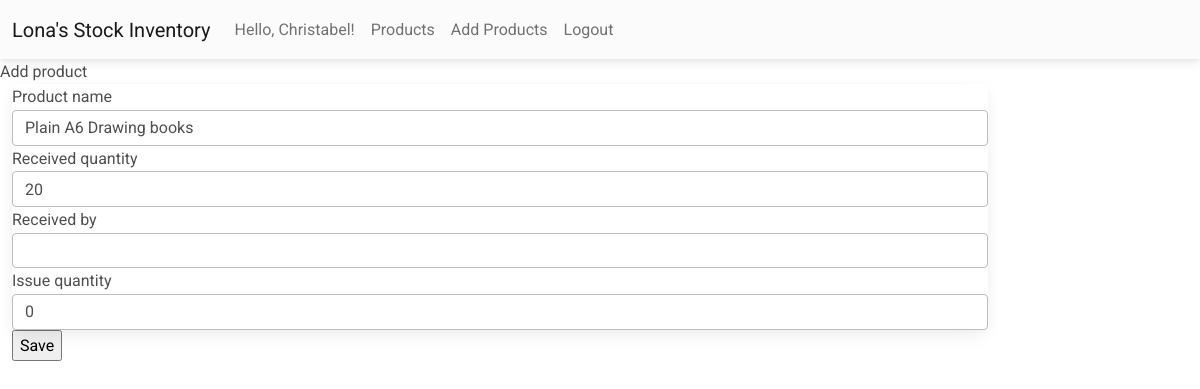
Screenshot of /update_product/1 (signed in) with the database file from the repository.
### lonastockapp/models.py (models this page shows, shortened)
class Product(models.Model):
	received_quantity = models.IntegerField(default='0', blank=True, null=False)
	product_name = models.CharField(max_length=50, blank=True, null=True)
	received_by = models.CharField(max_length=50, blank=True, null=True)
	issue_quantity = models.IntegerField(default='0', blank=True, null=False)
	issued_by = models.CharField(max_length=50, blank=True, null=True)
	reorder_level = models.IntegerField(default='0', blank=True, null=False)
	last_updated = models.DateTimeField(auto_now_add=False, auto_now=True)
	id = models.AutoField(primary_key=True)

### lonastockapp/views.py (the view)
# urls.py: path('update_product/<str:pk>', views.update_product, name='update_product' ),
def update_product(request, pk):
	products = Product.objects.get(id=pk)
	form = ProductUpdateForm(instance=products)
	if request.method == 'POST':
		form = ProductUpdateForm(request.POST, instance=products)
		if form.is_valid():
			form.save()
			return redirect('/list_products')
	context = {
		'form':form
	}
	return render(request, 'add_product.html', context)

### lonastockapp/forms.py
class ProductUpdateForm(forms.ModelForm):
  class Meta:
   model = Product
   fields = ['product_name','received_quantity','received_by','issue_quantity']

### lonastockapp/templates/add_product.html (shortened to what this page needs)
{% include 'base.html' %}
{% load crispy_forms_tags %}
{% block content %}
<div class="container-fluid">
  <div class="col-md-16">
    <form method="POST" action="">
        <div class="row">
            <div class="col-md-10">
               <div class="card">
                {{ form.product_name | as_crispy_field }}
                {{ form.received_quantity  | as_crispy_field }}
                {{ form.received_by  | as_crispy_field }}
                {{ form.issue_quantity  | as_crispy_field }}
               </div>
        <input type="submit" value="Save"/>
            </div>
        </div>
    </form>
  </div>
</div>
{% endblock %}

### lonastockapp/templates/navbar.html (shortened to what this page needs)
<nav class="navbar navbar-expand-lg navbar-light bg-light">
    <div class="container-fluid">
      <a class="navbar-brand" href="#">Lona's Stock Inventory</a>
      <div class="collapse navbar-collapse" id="navbarNavAltMarkup">
        <div class="navbar-nav">
          <a class="nav-link" href="">Hello, {{ user.username|default:'Guest' }}!</a>
            {% if user.is_authenticated %}
          <a class="nav-link" href="{% url 'list_products' %}">Products</a>
          <a class="nav-link" href="{% url 'add_product' %}">Add Products</a>
          <a class="nav-link" href="{% url 'logout' %}">Logout</a>
          {% else %}
          <a class="nav-link" href="{% url 'home' %}">Home</a>
          <a class="nav-link" href="{% url 'login' %}" > Login</a>
          {% endif %}
        </div>
      </div>
    </div>
  </nav>

### rows the page displays
Product: product_name "Plain A6 Drawing books", received_quantity "20", issue_quantity "0"

### other values shown
{{ user.username|default:'Guest' }} "Christabel"
